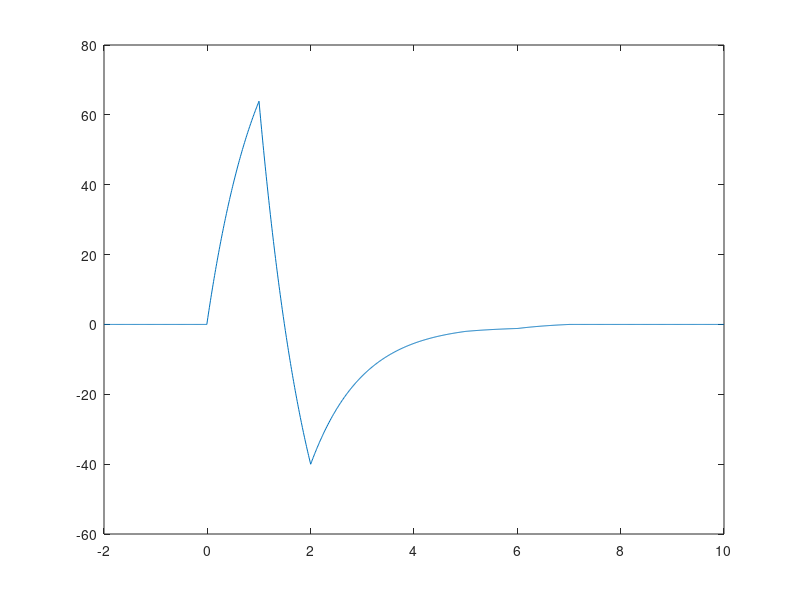

This chart was generated by the following MATLAB code: (Note: this script raises an error after producing the figure.)
t = [-1:0.01:5];
t2 =[-2:0.01:10];

x1 = exp(-t).*1.0.*(t>=0);
x2 = 1.0.*(t>=0 & t<=1) - (1.0.*(t>1 & t<=2));

y = conv(x2, x1);

plot(t2, y);
axis
figure 

xw1 = fft(x1);
xw2 = fft(x2);

yw = xw1*xw2;

yt = ifft(yw);

plot(t, yt);
axis

plot(t, x1);
axis
figure

plot(t, x2);
axis
figure

